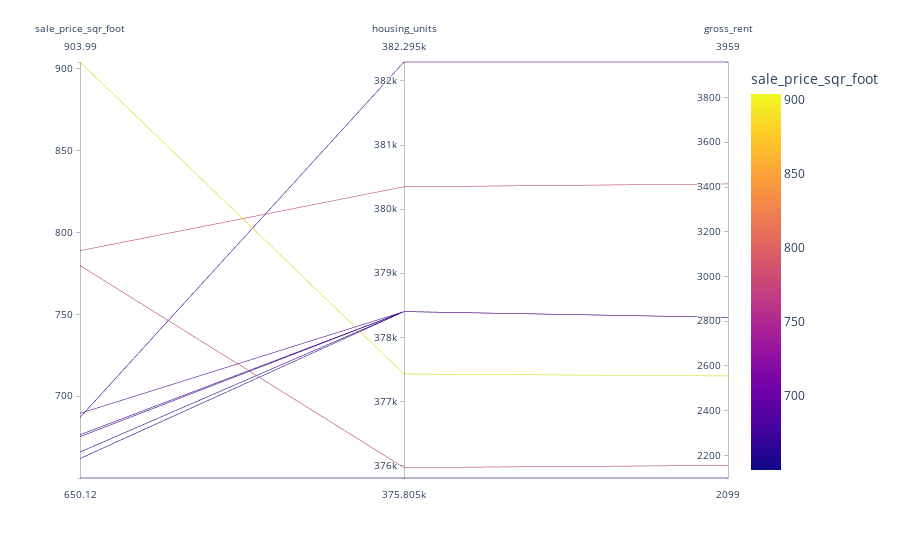

Notebook code for this chart:
### Code cell
# parallel coordinates for most expensive neighborhoods
# need to remove neighborhood for this plot
px.parallel_coordinates(
    top_ten_neigh, 
    dimensions= ["sale_price_sqr_foot","gross_rent","housing_units"],
    color="sale_price_sqr_foot")

### Figure 1 — Plotly figure (JSON) as saved in the notebook; plotly's stock layout.template omitted (floating-point values rounded to 4 significant figures)
{"data": [{"dimensions": [{"label": "sale_price_sqr_foot", "values": [904.0, 788.8, 779.8, 689.6, 687.1, 676.5, 675.4, 666.0, 662.0, 650.1]}, {"label": "housing_units", "values": [377400.0, 380348, 376000.0, 378401, 382295, 378401, 378401, 378401, 378401, 375805]}, {"label": "gross_rent", "values": [2555.0, 3414, 2155.0, 2817.0, 3959, 2817.0, 2817.0, 2817.0, 2817.0, 2099]}], "domain": {"x": [0, 1], "y": [0, 1]}, "line": {"color": [904.0, 788.8, 779.8, 689.6, 687.1, 676.5, 675.4, 666.0, 662.0, 650.1], "coloraxis": "coloraxis"}, "name": "", "type": "parcoords"}], "layout": {"autosize": true, "coloraxis": {"colorbar": {"title": {"text": "sale_price_sqr_foot"}}, "colorscale": [[0, "#0d0887"], [0.1111, "#46039f"], [0.2222, "#7201a8"], [0.3333, "#9c179e"], [0.4444, "#bd3786"], [0.5556, "#d8576b"], [0.6667, "#ed7953"], [0.7778, "#fb9f3a"], [0.8889, "#fdca26"], [1, "#f0f921"]]}, "legend": {"tracegroupgap": 0}, "margin": {"t": 60}}}
